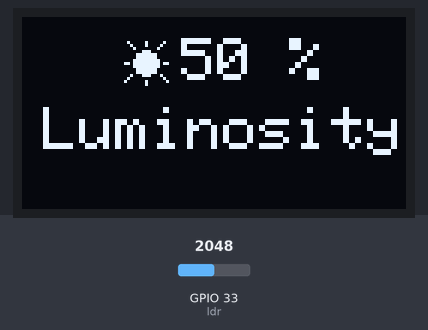
The sketch below on a simulated ESP32. Shown: 128×64 one-colour display. The test bench sets the inputs (shaded band); at power-on: GPIO 33 (ldr) = 2048. What the sketch prints to the serial monitor is not drawn.

Above: at 2.2 s.
2.3 s: GPIO 33 (ldr) set to 2866
At 3.0 s:
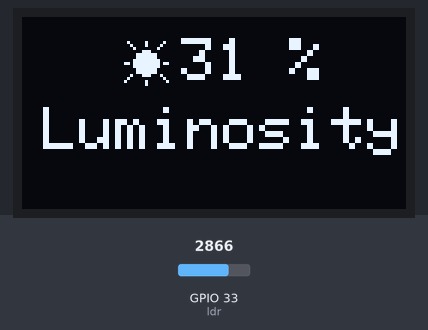
3.8 s: GPIO 33 (ldr) set to 3603
At 5.0 s:
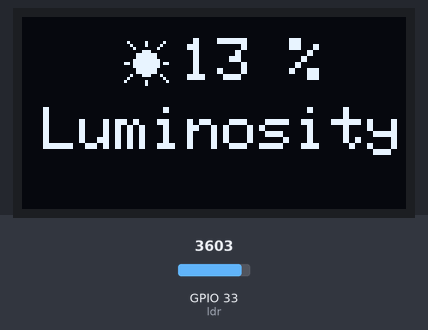
5.3 s: GPIO 33 (ldr) set to 4095
At 6.3 s:
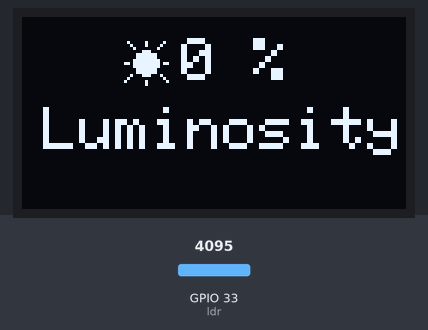
Timing chart, 0 to 8.3 s (numbered marks = the images above; inputs shaded):
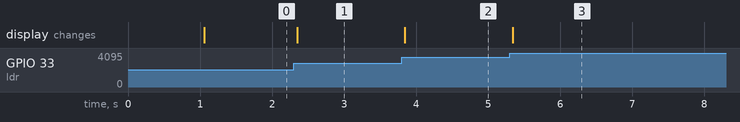

Measured:
- after the input at 2.3 s, the display: changes after 0.05 s (image 1)
- after the input at 3.8 s, the display: changes at once (image 2)
- after the input at 5.3 s, the display: changes at once (image 3)

The sketch:

LDR_Oled.ino
```cpp
/***************************************************************************
This Program Takes in Analog values from LDR and converts them to a value 0-100% and displays it on OLED
 ***************************************************************************/

#include <Arduino.h>
#include <Wire.h>
#include <Adafruit_GFX.h>
#include <Adafruit_SSD1306.h>
#include <Adafruit_Sensor.h>


/***************************************************************************
OLED
 ***************************************************************************/

#define SCREEN_WIDTH 128 // OLED display width, in pixels
#define SCREEN_HEIGHT 64 // OLED display height, in pixels
#define OLED_RESET     -1 // Reset pin # (or -1 if sharing Arduino reset pin)
#define SCREEN_ADDRESS 0x3C ///< See datasheet for Address; 0x3D for 128x64, 0x3C for 128x32
Adafruit_SSD1306 display(SCREEN_WIDTH, SCREEN_HEIGHT, &Wire, OLED_RESET);// Declaration for an SSD1306 display connected to I2C (SDA, SCL pins)

/***************************************************************************
LDR
 ***************************************************************************/
#define ldr  33

unsigned char sun_icon[] ={
  0b00000000, 0b00000000, //        Icon for Sun
  0b00100000, 0b10000010, //   #     #     #
  0b00010000, 0b10000100, //    #    #    #
  0b00001000, 0b00001000, //     #       #
  0b00000001, 0b11000000, //        ###
  0b00000111, 0b11110000, //      #######
  0b00000111, 0b11110000, //      #######
  0b00001111, 0b11111000, //     #########
  0b01101111, 0b11111011, //  ## ######### ##
  0b00001111, 0b11111000, //     #########
  0b00000111, 0b11110000, //      #######
  0b00000111, 0b11110000, //      #######
  0b00010001, 0b11000100, //    #   ###   #
  0b00100000, 0b00000010, //   #           #
  0b01000000, 0b10000001, //  #      #      #
  0b00000000, 0b10000000, //         #
};


void setup() {

/***************************************************************************
Serial Setup
 ***************************************************************************/
  Serial.begin(9600);
  while ( !Serial ) delay(100);   // wait for native usb

 /***************************************************************************
OLED Setup
 ***************************************************************************/
 // SSD1306_SWITCHCAPVCC = generate display voltage from 3.3V internally
  if(!display.begin(SSD1306_SWITCHCAPVCC, SCREEN_ADDRESS)) {
    Serial.println(F("SSD1306 allocation failed"));
    for(;;); // Don't proceed, loop forever
  }
  display.setTextColor(WHITE);
  delay(1000); // Pause for 1 Sec
}

void loop() {

  /***************************************************************************
 Draw Images and Sensor Data on Display
 ***************************************************************************/

  display.clearDisplay();
  display.setTextSize(2);
  display.drawBitmap(33, 7, sun_icon, 16, 16 ,1);
  display.setCursor(53, 7);
  int ldrReading = map(analogRead(ldr), 0, 4095, 100, 0);
  display.print(ldrReading);
  display.print(" %");
  display.setCursor(7, 30);
  display.print("Luminosity");

  display.display();


  /***************************************************************************
 Serial Monitor Data Output
 ***************************************************************************/

    Serial.print("LDR Reading:");
    Serial.print(ldrReading);
    Serial.print("\n");
  //Serial.println();

    //delay(2000);  //Update all values every 2 Seconds

}
```
